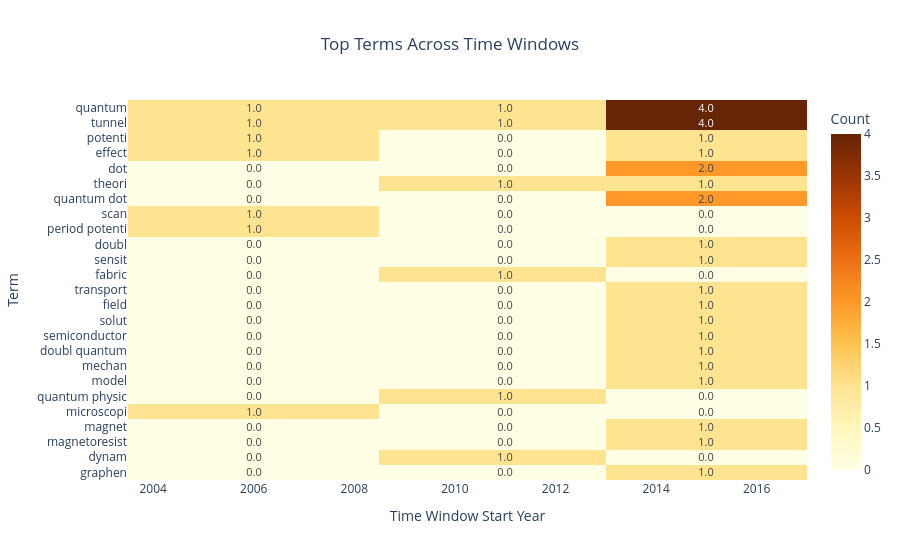

Notebook code cell kept with this figure:
### Code cell
import pandas as pd
import plotly.express as px
#each cell in the heatmap is a raw count of how many times a given term showed up amont the top words of all topics in that window
# ----------------------
# Build the Term Matrix
# ----------------------
all_terms = list(set([word for t in topic_evolution for word in t['words']]))
term_matrix = pd.DataFrame(index=all_terms)

for window in windows:
    # Collect all terms for this window
    window_terms = [word for t in topic_evolution 
                    if t['start'] == window['start'] 
                    for word in t['words']]
    term_counts = pd.Series(window_terms).value_counts()
    term_matrix[window['start']] = term_counts

# Fill missing values and sort by window year (the DataFrame rows)
term_matrix = term_matrix.fillna(0).T.sort_index()

# Debug print: Check available columns (terms)
print("Term matrix columns:", term_matrix.columns.tolist())

# ----------------------
# Plotting with Plotly Express
# ----------------------
if not term_matrix.empty and not term_matrix.sum().nlargest(1).empty:
    # Select the top 25 terms across windows based on total counts
    top_terms = term_matrix.sum().nlargest(25).index
    selected_terms = [term for term in top_terms if term in term_matrix.columns]
    
    if selected_terms:
        # Prepare the heatmap data: subset and transpose to have Terms as rows
        heat_data = term_matrix[selected_terms].T
        
        # Create the interactive heatmap
        fig = px.imshow(heat_data,
                        text_auto=".1f",
                        color_continuous_scale='YlOrBr',
                        aspect="auto",
                        labels={"x": "Time Window Start Year", "y": "Term", "color": "Count"},
                        title="Top Terms Across Time Windows")
        fig.update_layout(title_x=0.5)
        fig.show()
    else:
        print("⚠️ No common top terms found across windows to plot heatmap.")
else:
    print("⚠️ Term matrix is empty — skipping heatmap plot.")

### Figure 1 — Plotly figure (JSON) as saved in the notebook; plotly's stock layout.template omitted (floating-point values rounded to 4 significant figures)
{"data": [{"coloraxis": "coloraxis", "hovertemplate": "Time Window Start Year: %{x}<br>Term: %{y}<br>Count: %{z}<extra></extra>", "name": "0", "texttemplate": "%{z:.1f}", "type": "heatmap", "x": [2006, 2011, 2015], "xaxis": "x", "y": ["quantum", "tunnel", "potenti", "effect", "dot", "theori", "quantum dot", "scan", "period potenti", "doubl", "sensit", "fabric", "transport", "field", "solut", "semiconductor", "doubl quantum", "mechan", "model", "quantum physic", "microscopi", "magnet", "magnetoresist", "dynam", "graphen"], "yaxis": "y", "z": [[1.0, 1.0, 4.0], [1.0, 1.0, 4.0], [1.0, 0.0, 1.0], [1.0, 0.0, 1.0], [0.0, 0.0, 2.0], [0.0, 1.0, 1.0], [0.0, 0.0, 2.0], [1.0, 0.0, 0.0], [1.0, 0.0, 0.0], [0.0, 0.0, 1.0], [0.0, 0.0, 1.0], [0.0, 1.0, 0.0], [0.0, 0.0, 1.0], [0.0, 0.0, 1.0], [0.0, 0.0, 1.0], [0.0, 0.0, 1.0], [0.0, 0.0, 1.0], [0.0, 0.0, 1.0], [0.0, 0.0, 1.0], [0.0, 1.0, 0.0], [1.0, 0.0, 0.0], [0.0, 0.0, 1.0], [0.0, 0.0, 1.0], [0.0, 1.0, 0.0], [0.0, 0.0, 1.0]]}], "layout": {"coloraxis": {"colorbar": {"title": {"text": "Count"}}, "colorscale": [[0, "rgb(255,255,229)"], [0.125, "rgb(255,247,188)"], [0.25, "rgb(254,227,145)"], [0.375, "rgb(254,196,79)"], [0.5, "rgb(254,153,41)"], [0.625, "rgb(236,112,20)"], [0.75, "rgb(204,76,2)"], [0.875, "rgb(153,52,4)"], [1, "rgb(102,37,6)"]]}, "title": {"text": "Top Terms Across Time Windows", "x": 0.5}, "xaxis": {"anchor": "y", "domain": [0, 1], "title": {"text": "Time Window Start Year"}}, "yaxis": {"anchor": "x", "autorange": "reversed", "domain": [0, 1], "title": {"text": "Term"}}}}
